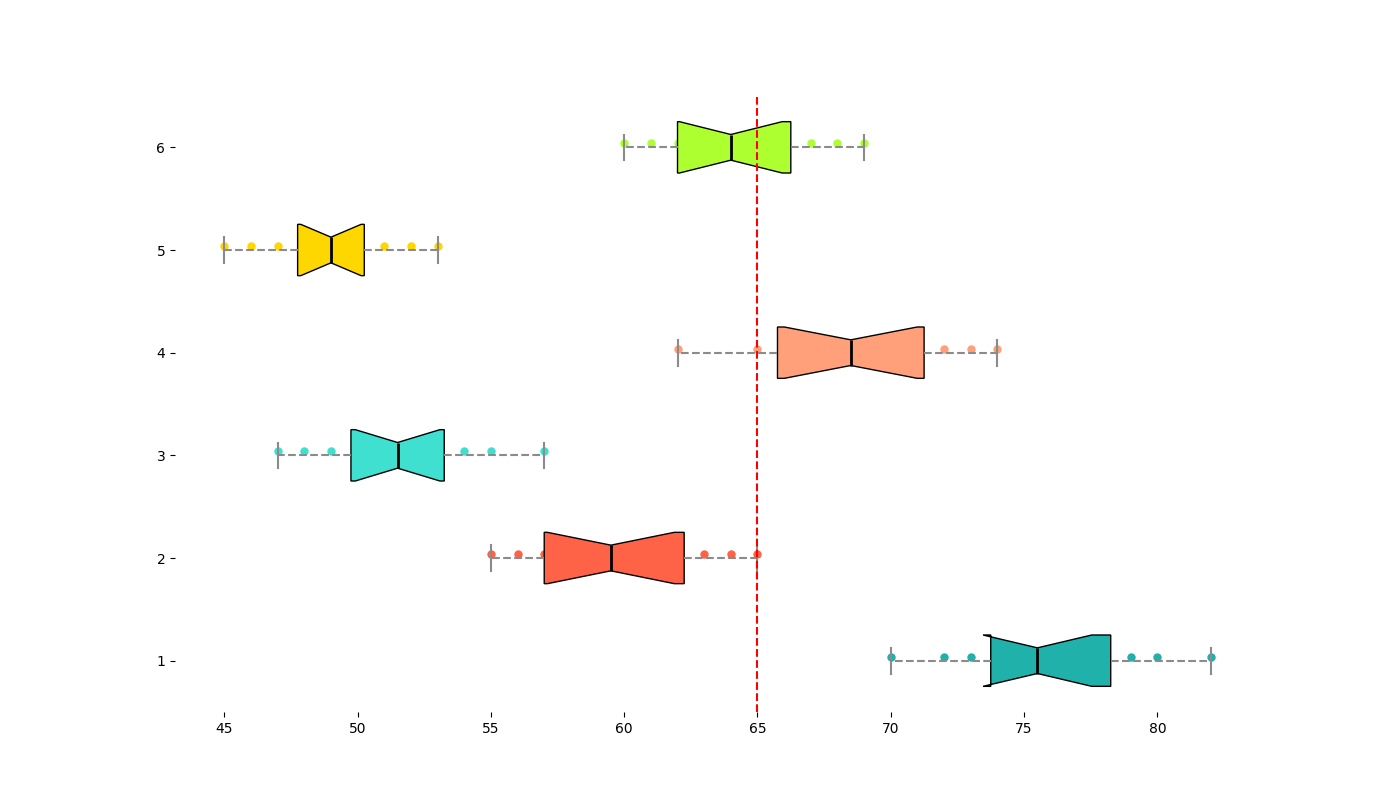

The Python source for this figure:
import matplotlib.pyplot as plt
import numpy as np

# Existing data
noise_data = [
    [70, 75, 80, 72, 74, 78, 77, 73, 76, 79, 82, 74],
    [55, 60, 58, 57, 59, 61, 62, 56, 63, 64, 65, 57],
    [50, 52, 48, 49, 53, 51, 54, 47, 55, 57, 50, 52],
    [65, 68, 70, 72, 67, 66, 69, 71, 73, 74, 62, 65],
    [45, 48, 50, 47, 49, 46, 51, 52, 50, 53, 49, 48],
    # New data series
    [60, 62, 68, 66, 64, 63, 65, 67, 61, 62, 69, 64],
]

fig, ax = plt.subplots(figsize=(14, 8))
box = ax.boxplot(noise_data, vert=False, patch_artist=True, notch=True, whis=1.5)

# Existing colors, plus one new color
colors = ['#20B2AA', '#FF6347', '#40E0D0', '#FFA07A', '#FFD700', '#ADFF2F']
for patch, color in zip(box['boxes'], colors):
    patch.set_facecolor(color)

for whisker in box['whiskers']:
    whisker.set(color='#8B8B8B', linewidth=1.5, linestyle='--')
for cap in box['caps']:
    cap.set(color='#8B8B8B', linewidth=1.5)
for median in box['medians']:
    median.set(color='black', linewidth=2)

for i, data in enumerate(noise_data, 1):
    x = data
    y = np.full_like(x, i) + np.array([0.04]*len(x))
    ax.scatter(x, y, color=colors[i - 1], edgecolors='w', s=50)

acceptable_noise_level = 65
ax.axvline(acceptable_noise_level, color='r', linestyle='--', linewidth=1.5)

ax.set_frame_on(False)
ax.grid(False)

plt.show()
